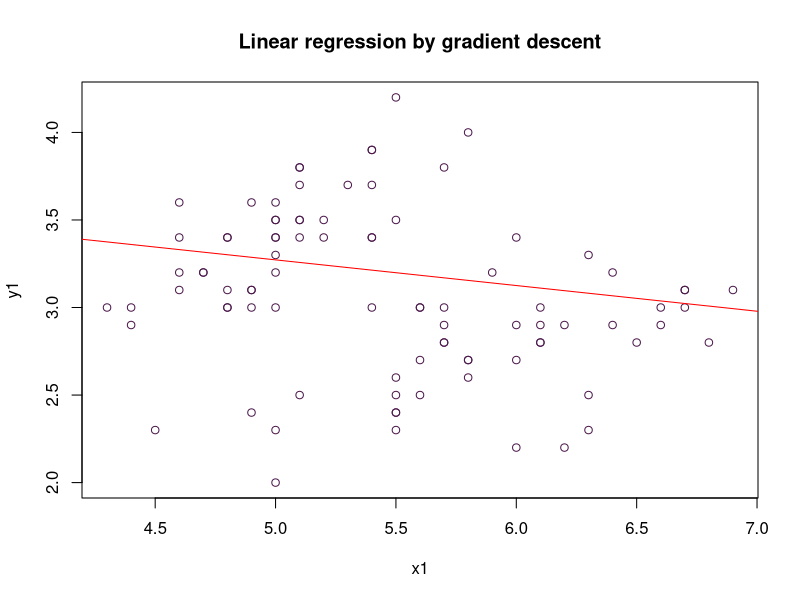
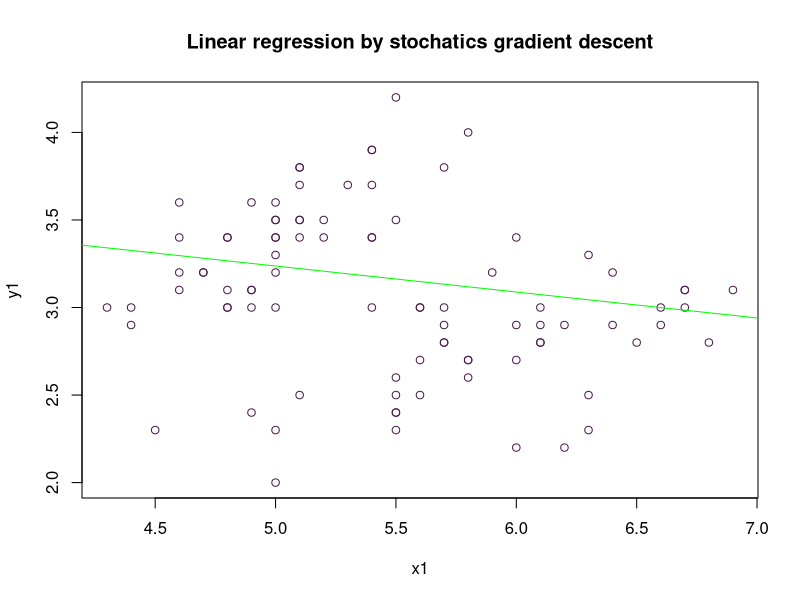
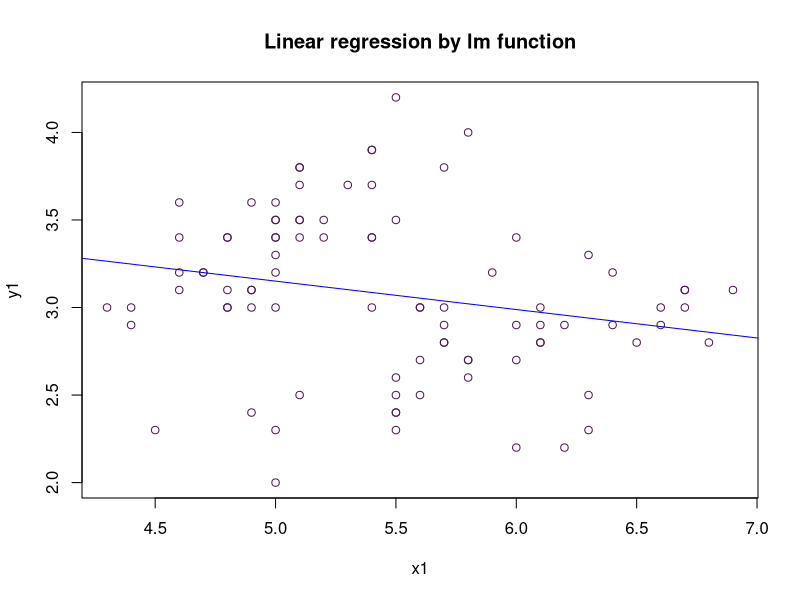
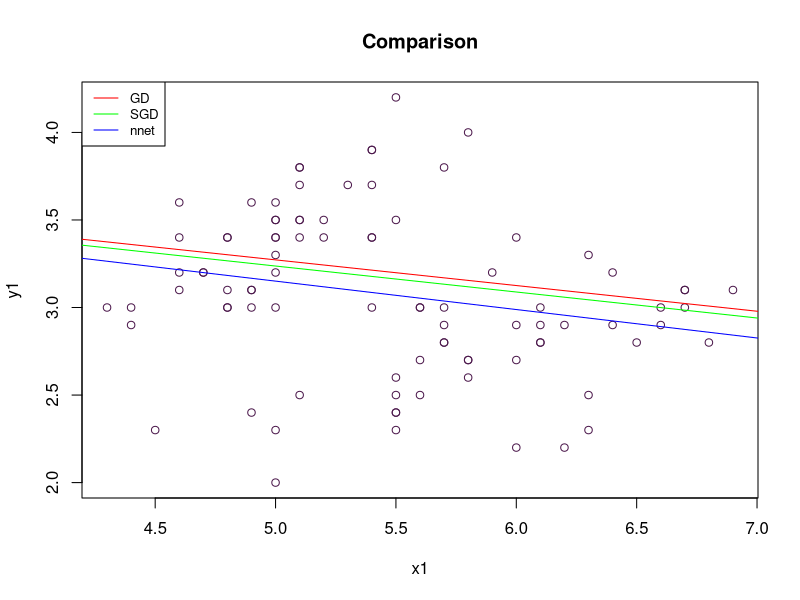

These charts were generated, in order, by the following R code:
setwd("...")
library(readr)
library(nnet)
iris_train <- read_csv("iris_train.csv")
iris_test <- read.csv("iris_test.csv")
#input x sepal length
x_add <- rep(1, nrow(iris_train))
x <- data.frame(iris_train$Sepal.Length)
x1 <- iris_train$Sepal.Length # use to graph
# output y sepal width
y <- data.frame(iris_train$Sepal.Width)
y1 <- iris_train$Sepal.Width # use to graph
alpha = 0.01
iter = 500
n = length(y1)
my.gd <- function(x, y, alpha, iter, n, t.hold) {
  m <- 0
  m_current <- 4
  c <- 0
  c_current <- -0.15
  yhat <- m_current*x + c_current
  MSE <- sum((y - yhat) ^ 2) / n
  converged = 0
  iterations = 0
  while(converged == F) {
    ## Implement the gradient descent algorithm
    m <- m - alpha * ((1 / n) * (sum((yhat - y) * x)))
    c <- c - alpha * ((1 / n) * (sum(yhat - y)))
    m_new <- m_current + alpha*m
    c_new <- c_current + alpha*c
    yhat <- m * x + c
    MSE_new <- sum((y - yhat) ^ 2) / n
    
    if(MSE - MSE_new <= t.hold) {
      converged = 1
    }
    
    iterations = iterations + 1
    if(iterations > iter) { 
      converged = 1
    }
  }
  theta <- c(m_new,c_new)
  return(theta)
}
theta <- my.gd(x1, y1, alpha, iter, n, t.hold = 10e-3)
print("Result by Gradient Descent")
print(t(theta))
pdf("LinearByGD.pdf")
plot(x1,y1, col=rgb(0.3,0.1,0.3,1), main='Linear regression by gradient descent')
abline(theta, col='red')
dev.off()



# By Stochatics Gradient Descent
# x will be n+1 dimensions since x0 is being appended to it
x.sgd <- data.frame(cbind(x_add,iris_train$Sepal.Length))
y.sgd <- data.frame(iris_train$Sepal.Width)
# partial derivative formular
# the gradient descent formula
pd_f <- function(x, y, theta) {
  # need to transpose both x and theta to enable matrix multiplication in R
  p.deriv <- (1/ nrow(y))* (t(x) %*% ((x %*% t(theta)) - y))
  
  # return transpose of the partial derivative
  return(t(p.deriv))
}
# define stochastic gradient descent algorithm
my.sgd <- function(x, y, alpha, n){
  
  # merge x and y
  x.y <- data.frame(cbind(y,x))
  
  # theta MUST be 2 columns and 3 columns for multi: must match width of x matrix
  # set matrix theta, and intial theta as 4/0
  theta <- matrix(c(4, 0), nrow = 1)
  
  # store values of theta for each iteration (history)
  theta.h <- matrix(NA, nrow = n, ncol = 2)
  
  # set seed value for random sampling
  set.seed(123)
  
  # updating theta each step
  for (i in 1:n) {
    # randomly sample 4 items from the combined xy data frame
    xysamp <- as.matrix( x.y[sample(nrow(x.y), 4, replace = TRUE), ] )
    
    # isolate 'x' component of random samples
    xsamp <- as.matrix(xysamp[,2:3])
    
    # isolate 'y' component of random samples
    ysamp <- as.matrix(xysamp[,1])
    
    # update theta using mini batches
    # theta <- theta - 0.001  * pd_f(xsamp, ysamp, theta) 
    theta <- theta - alpha  * pd_f(xsamp, ysamp, theta) 
    
    # save the theta values for iteration i to a matrix for future plotting
    theta.h[i,] <- theta
    
  } # end for loop
  return(theta.h)
}
result.sgd <- my.sgd(x.sgd, y.sgd, alpha = alpha, iter)
print("Result by Stochatics Gradient Descent")
print(result.sgd[iter,])
pdf("LinearBySGD.pdf")
plot(x1,y1, col=rgb(0.3,0.1,0.3,1), main='Linear regression by stochatics gradient descent')
abline(t(result.sgd[iter,]), col='green')
dev.off()



# check with lm()
res <- lm(y1~x1)
print("Result by lm function")
print(res)
pdf("LinearBylm.pdf")
plot(x1,y1, col=rgb(0.3,0.1,0.3,1), main='Linear regression by lm function')
abline(res, col='blue')
dev.off()



# compare:
pdf("CompareLinearRegression.pdf")
plot(x1,y1, col=rgb(0.3,0.1,0.3,1), main='Comparison')
abline(res, col='blue')
abline(t(result.sgd[iter,]), col='green')
abline(theta, col='red')
legend("topleft", legend=c("GD", "SGD", "nnet"),
       col=c("red", "green", "blue"), lty=1, cex=0.8)
dev.off()
